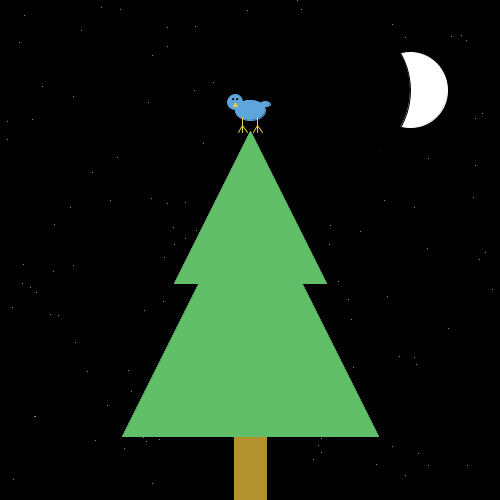
Frame 1 (no input)
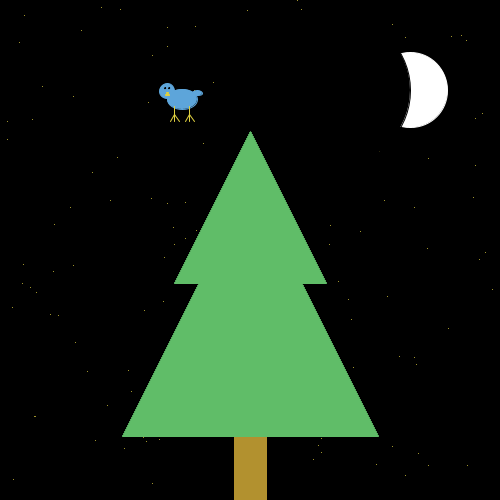
Frame 60 (the mouse pressed at the canvas centre just before this capture)
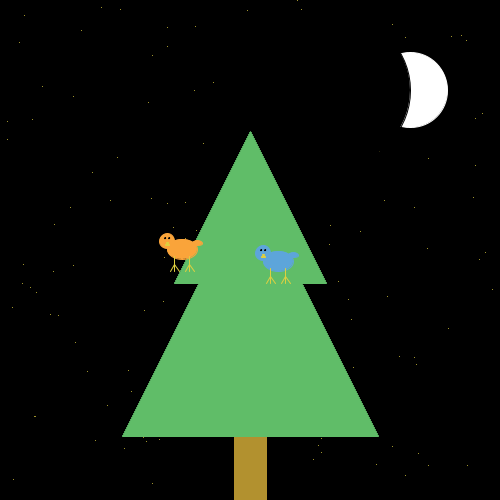
Frame 120 (the mouse held since frame 60 and released just before this capture)

The Processing sketch that drew these frames (run headless with seeded random() and noise(); from frame 60 on, the mouse is pressed at the canvas centre):

// Processing sketch: Jerome_Trayer_Assignment_3
// ── Jerome_Trayer_Assignment_3.pde
/*
*  Author: Jerome Trayer
 */

//set static variables
final int WHITE = #FFFFFF;
final int BLACK = #000000;
final int BLUE = #5DA5DA;
final int ORANGE = #FAA43A;
final int GREEN = #60BD68;
final int PINK = #F17CB0;
final int BROWN = #B2912F;
final int PURPLE = #B276B2;
final int YELLOW = #DECF3F;
final int RED = #F15854;

final float MOON_RADIUS = 75;
final int TRUNK_WIDTH = 32;
final int TRUNK_HEIGHT = 64;
final int INITIAL_TRIANGLE_LENGTH = 256;
final float BRANCH_RATIO = 0.6;
final int AMOUNT_OF_STARS = 128;

//declare new list of stars
ArrayList<Star> stars = new ArrayList<Star>();

//declare new bird
ArrayList<Bird> birds = new ArrayList<Bird>();

//declare palette list for birds
ArrayList<Integer> palette = new ArrayList<Integer>();

void setup() {

  //this size call also sets the system variables 'width' and 'height' which are used later
  size(500, 500);

  //generate star positions for the night time feel
  generateStars(AMOUNT_OF_STARS);

  //construct bird
  birds.add(new Bird());
  
  //construct color palette
  palette.add(BLUE);
  palette.add(ORANGE);
  palette.add(GREEN);
  palette.add(PINK);
  palette.add(BROWN);
  palette.add(PURPLE);
  palette.add(YELLOW);
  palette.add(RED);
}

void draw() {
  background(0);
  
  //draw stars
  setColor(YELLOW);
  drawStars();

  //draw moon
  setColor(WHITE);
  ellipse(width - (1.2 * MOON_RADIUS), 1.2 * MOON_RADIUS, MOON_RADIUS, MOON_RADIUS);
  setColor(BLACK);
  ellipse(width - (2.2 * MOON_RADIUS), 1.2 * MOON_RADIUS, 2 * MOON_RADIUS, 2 * MOON_RADIUS);

  //draw trunk
  setColor(BROWN);
  rect(width/2 - TRUNK_WIDTH/2, height - TRUNK_HEIGHT, TRUNK_WIDTH, TRUNK_HEIGHT);

  //draw green branches/leaves
  //I'm no artist
  setColor(GREEN);
  createTriangle(INITIAL_TRIANGLE_LENGTH, width/2, height - TRUNK_HEIGHT);
  createTriangle((int)(BRANCH_RATIO * INITIAL_TRIANGLE_LENGTH), width/2, height - TRUNK_HEIGHT - (int)(BRANCH_RATIO * INITIAL_TRIANGLE_LENGTH));

  //draw birds
  //I'm still not an artist
  for (int i = 0; i < birds.size(); i++) {
    //set bird x and y coordinate to mouse
    if (mouseX > 0 && mouseX < width && mouseY > 0 && mouseY < height) {
      //mouse is on screen
      birds.get(i).setX(mouseX);
      birds.get(i).setY(mouseY);
    }

    //rotate color palette for each bird
    setColor(palette.get(i % 8));
    birds.get(i).display();
    
    //move bird position for next draw
    birds.get(i).setOffsetX(birds.get(i).getOffsetX() + birds.get(i).getMoveX());
    birds.get(i).setOffsetY(birds.get(i).getOffsetY() + birds.get(i).getMoveY());

    //rebound for bird
    if (birds.get(i).getOffsetX() > 80 || birds.get(i).getOffsetX() < -80) {
      birds.get(i).setMoveX(birds.get(i).getMoveX() * -1);
    }
    if (birds.get(i).getOffsetY() > 10 || birds.get(i).getOffsetY() < 0) {
      birds.get(i).setMoveY(birds.get(i).getMoveY() * -1);
    }
  }
}

//create new bird on mouse press
void mousePressed() {
  birds.add(new Bird());
}

//makes code mildly more readable to abstract this
void setColor(int newColor) {
  stroke(newColor);
  fill(newColor);
}

//function to make triangle since we are only allowed to use line, point, rect, and ellipse in this assignment
void createTriangle(int length, int centerBaseX, int centerBaseY) {  
  for (int i = 0; i < length; i++) {
    line(centerBaseX - length/2 + i/2, centerBaseY - i, centerBaseX + length/2 - i/2, centerBaseY - i);
  }
}

//set position for stars
void generateStars(int amount) {
  float randomX = 0;
  float randomY = 0;
  for (int i = 0; i < amount; i++) {
    randomX = random(width);
    randomY = random(height);
    stars.add(new Star(randomX, randomY));
  }
}

//draw stars from array
void drawStars() {
  for (int i = 0; i < stars.size(); i++) {
    stars.get(i).display();
  }
}

//stars objects
class Star {
  float x;
  float y;

  Star() {
  }

  Star(float x, float y) {
    this.x = x;
    this.y = y;
  }

  void display() {
    point(x, y);
  }
}

//bird object
class Bird {
  int x;
  int y;
  int moveX;
  int moveY;
  int offsetX;
  int offsetY;
  int bodyHeight;
  int bodyWidth;
  int tailHeight;
  int tailWidth;
  int headRadius;
  int legLength;
  int eyeRadius;
  int noseLength;

  Bird() {
    x = width / 2;
    y = 100;
    moveX = 4;
    moveY = -1;
    offsetX = 0;
    offsetY = 10;
    bodyHeight = 20;
    bodyWidth = 30;
    tailHeight = 5;
    tailWidth = 10;
    headRadius = 15;
    legLength = 15;
    eyeRadius = 1;
    noseLength = 4;
  }

  void display() {
    //body
    ellipse(x + offsetX, y + offsetY, bodyWidth, bodyHeight);

    //tail
    ellipse(x + offsetX + (0.5 * bodyWidth), y + offsetY - (0.3 * bodyHeight), tailWidth, tailHeight);

    //head, eyes, and nose
    ellipse(x + offsetX - (0.5 * bodyWidth), y + offsetY - (0.4 * bodyHeight), headRadius, headRadius);
    setColor(BLACK);
    ellipse(x + offsetX - (0.5 * bodyWidth) - (2 * eyeRadius), y + offsetY - (0.4 * bodyHeight) - (3 * eyeRadius), eyeRadius, eyeRadius);
    ellipse(x + offsetX - (0.5 * bodyWidth) + (2 * eyeRadius), y + offsetY - (0.4 * bodyHeight) - (3 * eyeRadius), eyeRadius, eyeRadius);
    setColor(YELLOW);
    createTriangle(noseLength, (int)(x + offsetX - (0.5 * bodyWidth)), (int)(y + offsetY - (0.2 * bodyHeight)));

    //leg 1 and toes
    line(x + offsetX - (0.5 * legLength), y + offsetY + (0.5 * legLength), x + offsetX - (0.5 * legLength), y + offsetY + (1.5 * legLength));
    line(x + offsetX - (0.8 * legLength), y + offsetY + (1.5 * legLength), x + offsetX - (0.5 * legLength), y + offsetY + legLength);
    line(x + offsetX - (0.2 * legLength), y + offsetY + (1.5 * legLength), x + offsetX - (0.5 * legLength), y + offsetY + legLength);

    //leg 2 and toes
    line(x + offsetX + (0.5 * legLength), y + offsetY + (0.5 * legLength), x + offsetX + (0.5 * legLength), y + offsetY + (1.5 * legLength));
    line(x + offsetX + (0.2 * legLength), y + offsetY + (1.5 * legLength), x + offsetX + (0.5 * legLength), y + offsetY + legLength);
    line(x + offsetX + (0.8 * legLength), y + offsetY + (1.5 * legLength), x + offsetX + (0.5 * legLength), y + offsetY + legLength);
  }

  void setMoveX(int moveX) {
    this.moveX = moveX;
  }

  int getMoveX() {
    return moveX;
  }

  void setMoveY(int moveY) {
    this.moveY = moveY;
  }

  int getMoveY() {
    return moveY;
  }

  void setOffsetX(int offsetX) {
    this.offsetX = offsetX;
  }

  int getOffsetX() {
    return offsetX;
  }

  void setOffsetY(int offsetY) {
    this.offsetY = offsetY;
  }

  int getOffsetY() {
    return offsetY;
  }

  void setX(int x) {
    this.x = x;
  }

  int getX() {
    return x;
  }

  void setY(int y) {
    this.y = y;
  }

  int getY() {
    return y;
  }
}
